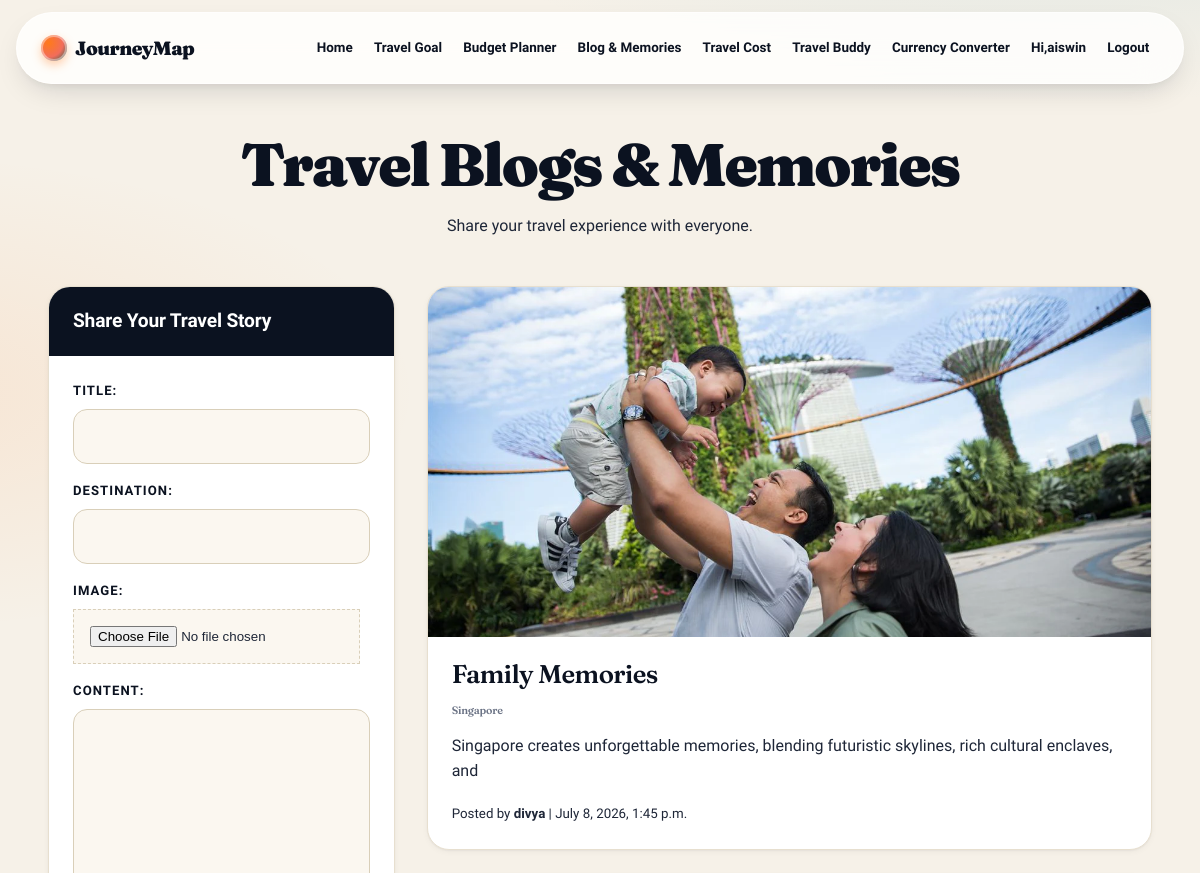
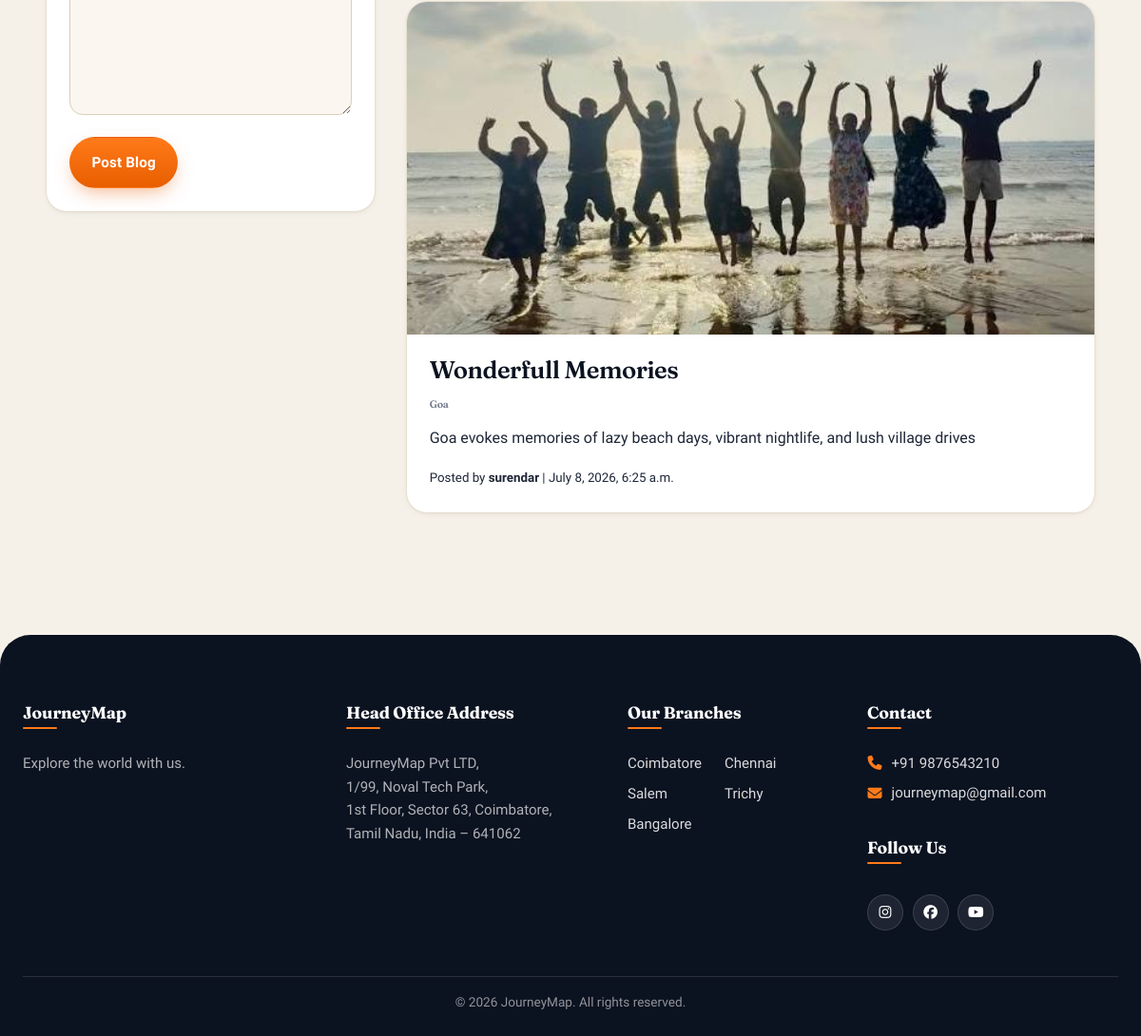
The app's page /blog/ (signed in) with its own data (2 pictures, top to bottom).
### JourneyMap/models.py (models this page shows, shortened)
class Blog(models.Model):
    user = models.ForeignKey(User, on_delete=models.CASCADE)
    title = models.CharField(max_length=100)
    destination = models.CharField(max_length=100)
    image = models.ImageField(upload_to='blogs/')
    content = models.TextField()
    created_at = models.DateTimeField(auto_now_add=True)

### JourneyMap/views.py (the view)
# urls.py: path("blog/",views.blog,name="blog"),
@login_required
def blog(request):
    if request.method == "POST":
        form = BlogForm(request.POST, request.FILES)
        if form.is_valid():
            blogs = form.save(commit=False)
            blogs.user = request.user
            blogs.save()
            return redirect('blog')
    else:
        form = BlogForm()
    blogs = Blog.objects.all().order_by('-created_at')
    context = {
        "form": form,
        "blogs": blogs,
    }
    return render(request, "blog.html", context)

### JourneyMap/forms.py
class BlogForm(forms.ModelForm):
    class Meta:
        model = Blog
        fields = [
            'title',
            'destination',
            'image',
            'content',
        ]

### templates/blog.html (shortened to what this page needs)
{% extends 'base.html' %}
{% block content %}
<div class="container mt-5 mb-5">
    <div class="text-center">
        <h1>Travel Blogs & Memories</h1>
        <p>Share your travel experience with everyone.</p>
    </div>
    <div class="row mt-5">
        <div class="col-lg-4">
            <div class="card shadow">
                <div class="card-header bg-primary text-white">
                    <h4>Share Your Travel Story</h4>
                </div>
                <div class="card-body">
                    <form method="POST" enctype="multipart/form-data">
                        {{ form.as_p }}
                        <button class="btn btn-success">Post Blog</button>
                    </form>
                </div>
            </div>
        </div>
        <div class="col-lg-8">
            {% for blog in blogs %}
            <div class="card shadow mb-4">
                <img src="{{ blog.image.url }}" class="card-img-top" style="height:350px; object-fit:cover;">
                <div class="card-body">
                    <h3>{{ blog.title }}</h3>
                    <h6 class="text-muted">{{ blog.destination }}</h6>
                    <p>{{ blog.content }}</p>
                    <small>
                        Posted by
                        <strong>{{ blog.user.username }}</strong>
                        |
                        {{ blog.created_at }}
                    </small>
                </div>
            </div>
            {% empty %}
            <div class="alert alert-info">
                No blogs available.
            </div>
            {% endfor %}
        </div>
    </div>
</div>
{% endblock %}

### templates/base.html (shortened to what this page needs)
{% load static %}
<!DOCTYPE html>
<html lang="en">
<head>
    <link rel="stylesheet" href="https://cdnjs.cloudflare.com/ajax/libs/font-awesome/6.5.2/css/all.min.css">
    <link rel="stylesheet" href="{% static 'css/style.css' %}">
</head>
<body>
<nav class="navbar navbar-expand-lg navbar-dark bg-primary">
    <div class="container">
        <a class="navbar-brand fw-bold" href="{% url 'home' %}">JourneyMap</a>
        <div class="collapse navbar-collapse" id="navbar">
            <ul class="navbar-nav ms-auto">
                <li class="nav-item">
                    <a class="nav-link" href="{% url 'home' %}">Home</a>
                </li>
                <li class="nav-item">
                    <a class="nav-link" href="{% url 'travel_goal' %}">Travel Goal</a>
                </li>
                <li class="nav-item">
                    <a class="nav-link" href="{% url 'budget_planner' %}">Budget Planner</a>
                </li>
                <li class="nav-item">
                    <a class="nav-link" href="{% url 'blog' %}">Blog & Memories</a>
                </li>
                <li class="nav-item">
                    <a class="nav-link" href="{% url 'travel_cost' %}">Travel Cost</a>
                </li>
                <li class="nav-item">
                    <a class="nav-link" href="{% url 'travel_buddy' %}">Travel Buddy</a>
                </li>
                <li class="nav-item">
                    <a class="nav-link" href="{% url 'currency_converter' %}">Currency Converter</a>
                </li>
                {% if user.is_authenticated %}
                <li class="nav-item">
                    <span class="nav-link text-warning">
                        Hi,{{ user.username }}
                    </span>
                </li>
                <li class="nav-item">
                    <a class="nav-link" href="{% url 'logout' %}">Logout</a>
                </li>
                {% endif %}
            </ul>
        </div>
    </div>
</nav>
<div class="container mt-4 mb-5">
    {% block content %}
    {% endblock %}
</div>
<footer>
    <div class="footer-grid">
        <div class="footer-col footer-brand">
        <h4>JourneyMap</h4>
        <p>Explore the world with us.</p>
    </div>
    <div class="footer-col">
        <h4>Head Office Address</h4>
        <p>JourneyMap Pvt LTD,<br>1/99, Noval Tech Park,<br>1st Floor, Sector 63, Coimbatore,<br>Tamil Nadu, India – 641062</p>
    </div>
    <div class="footer-col">
        <h4>Our Branches</h4>
        <ul class="branches">
            <li>Coimbatore</li><li>Chennai</li><li>Salem</li>
            <li>Trichy</li><li>Bangalore</li>
        </ul>
    </div>
    <div class="footer-col">
        <h4>Contact</h4>
        <ul class="contact-list">
            <li><i class="fas fa-phone"></i> +91 9876543210</li>
            <li><i class="fas fa-envelope"></i> journeymap@gmail.com</li>
        </ul>
        <h4 class="mt-4">Follow Us</h4>
        <div class="social-links">
            <a href="#"><i class="fab fa-instagram"></i></a>
            <a href="#"><i class="fab fa-facebook"></i></a>
            <a href="#"><i class="fab fa-youtube"></i></a>
        </div>
    </div>
</div>
<div class="footer-bottom">© 2026 JourneyMap. All rights reserved.</div>
</footer>
</body>
</html>

### records on screen
Blog: image (picture), title "Family Memories", destination "Singapore", content "Singapore creates unforgettable memories, blending futuristic skylines, rich cultural enclaves, and", user.username "divya", created_at "July 8, 2026, 1:45 p.m."
Blog: image (picture), title "Wonderfull Memories", destination "Goa", content "Goa evokes memories of lazy beach days, vibrant nightlife, and lush village drives", user.username "surendar", created_at "July 8, 2026, 6:25 a.m."

### other values on screen
{{ user.username }} "aiswin"
